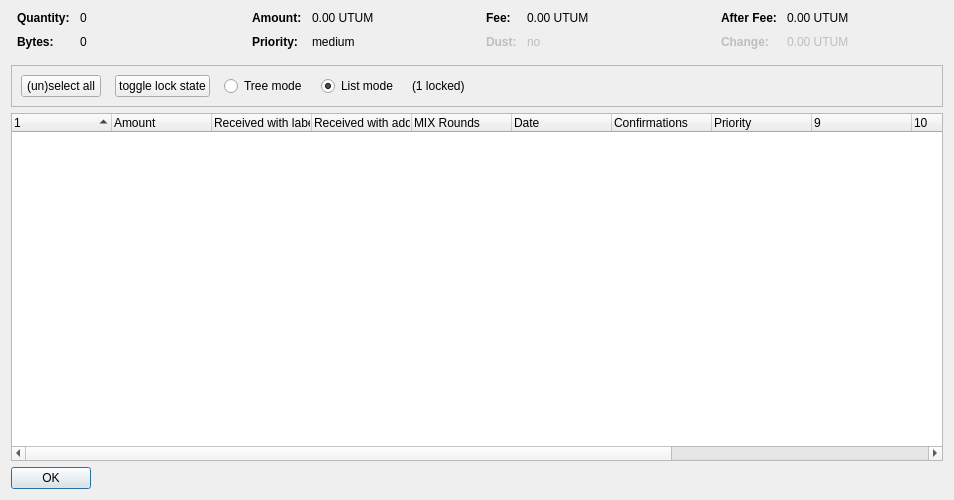
<?xml version="1.0" encoding="UTF-8"?>
<ui version="4.0">
 <class>CoinControlDialog</class>
 <widget class="QDialog" name="CoinControlDialog">
  <property name="geometry">
   <rect>
    <x>0</x>
    <y>0</y>
    <width>954</width>
    <height>500</height>
   </rect>
  </property>
  <property name="windowTitle">
   <string>Coin Selection</string>
  </property>
  <layout class="QVBoxLayout" name="verticalLayout">
   <item>
    <layout class="QHBoxLayout" name="horizontalLayoutTop" stretch="0,0,0,0">
     <property name="topMargin">
      <number>0</number>
     </property>
     <property name="bottomMargin">
      <number>10</number>
     </property>
     <item>
      <layout class="QFormLayout" name="formLayoutCoinControl1">
       <property name="horizontalSpacing">
        <number>10</number>
       </property>
       <property name="verticalSpacing">
        <number>10</number>
       </property>
       <property name="leftMargin">
        <number>6</number>
       </property>
       <property name="rightMargin">
        <number>6</number>
       </property>
       <item row="0" column="0">
        <widget class="QLabel" name="labelCoinControlQuantityText">
         <property name="font">
          <font>
           <weight>75</weight>
           <bold>true</bold>
          </font>
         </property>
         <property name="text">
          <string>Quantity:</string>
         </property>
        </widget>
       </item>
       <item row="0" column="1">
        <widget class="QLabel" name="labelCoinControlQuantity">
         <property name="cursor">
          <cursorShape>IBeamCursor</cursorShape>
         </property>
         <property name="contextMenuPolicy">
          <enum>Qt::ActionsContextMenu</enum>
         </property>
         <property name="text">
          <string notr="true">0</string>
         </property>
         <property name="textInteractionFlags">
          <set>Qt::LinksAccessibleByMouse|Qt::TextSelectableByKeyboard|Qt::TextSelectableByMouse</set>
         </property>
        </widget>
       </item>
       <item row="1" column="0">
        <widget class="QLabel" name="labelCoinControlBytesText">
         <property name="font">
          <font>
           <weight>75</weight>
           <bold>true</bold>
          </font>
         </property>
         <property name="text">
          <string>Bytes:</string>
         </property>
        </widget>
       </item>
       <item row="1" column="1">
        <widget class="QLabel" name="labelCoinControlBytes">
         <property name="cursor">
          <cursorShape>IBeamCursor</cursorShape>
         </property>
         <property name="contextMenuPolicy">
          <enum>Qt::ActionsContextMenu</enum>
         </property>
         <property name="text">
          <string notr="true">0</string>
         </property>
         <property name="textInteractionFlags">
          <set>Qt::LinksAccessibleByMouse|Qt::TextSelectableByKeyboard|Qt::TextSelectableByMouse</set>
         </property>
        </widget>
       </item>
      </layout>
     </item>
     <item>
      <layout class="QFormLayout" name="formLayoutCoinControl2">
       <property name="horizontalSpacing">
        <number>10</number>
       </property>
       <property name="verticalSpacing">
        <number>10</number>
       </property>
       <property name="leftMargin">
        <number>6</number>
       </property>
       <property name="rightMargin">
        <number>6</number>
       </property>
       <item row="0" column="0">
        <widget class="QLabel" name="labelCoinControlAmountText">
         <property name="font">
          <font>
           <weight>75</weight>
           <bold>true</bold>
          </font>
         </property>
         <property name="text">
          <string>Amount:</string>
         </property>
        </widget>
       </item>
       <item row="0" column="1">
        <widget class="QLabel" name="labelCoinControlAmount">
         <property name="cursor">
          <cursorShape>IBeamCursor</cursorShape>
         </property>
         <property name="contextMenuPolicy">
          <enum>Qt::ActionsContextMenu</enum>
         </property>
         <property name="text">
          <string notr="true">0.00 UTUM</string>
         </property>
         <property name="textInteractionFlags">
          <set>Qt::LinksAccessibleByMouse|Qt::TextSelectableByKeyboard|Qt::TextSelectableByMouse</set>
         </property>
        </widget>
       </item>
       <item row="1" column="0">
        <widget class="QLabel" name="labelCoinControlPriorityText">
         <property name="font">
          <font>
           <weight>75</weight>
           <bold>true</bold>
          </font>
         </property>
         <property name="text">
          <string>Priority:</string>
         </property>
        </widget>
       </item>
       <item row="1" column="1">
        <widget class="QLabel" name="labelCoinControlPriority">
         <property name="cursor">
          <cursorShape>IBeamCursor</cursorShape>
         </property>
         <property name="contextMenuPolicy">
          <enum>Qt::ActionsContextMenu</enum>
         </property>
         <property name="text">
          <string>medium</string>
         </property>
         <property name="textInteractionFlags">
          <set>Qt::LinksAccessibleByMouse|Qt::TextSelectableByKeyboard|Qt::TextSelectableByMouse</set>
         </property>
        </widget>
       </item>
      </layout>
     </item>
     <item>
      <layout class="QFormLayout" name="formLayoutCoinControl3">
       <property name="horizontalSpacing">
        <number>10</number>
       </property>
       <property name="verticalSpacing">
        <number>10</number>
       </property>
       <property name="leftMargin">
        <number>6</number>
       </property>
       <property name="rightMargin">
        <number>6</number>
       </property>
       <item row="0" column="0">
        <widget class="QLabel" name="labelCoinControlFeeText">
         <property name="font">
          <font>
           <weight>75</weight>
           <bold>true</bold>
          </font>
         </property>
         <property name="text">
          <string>Fee:</string>
         </property>
        </widget>
       </item>
       <item row="0" column="1">
        <widget class="QLabel" name="labelCoinControlFee">
         <property name="cursor">
          <cursorShape>IBeamCursor</cursorShape>
         </property>
         <property name="contextMenuPolicy">
          <enum>Qt::ActionsContextMenu</enum>
         </property>
         <property name="text">
          <string notr="true">0.00 UTUM</string>
         </property>
         <property name="textInteractionFlags">
          <set>Qt::LinksAccessibleByMouse|Qt::TextSelectableByKeyboard|Qt::TextSelectableByMouse</set>
         </property>
        </widget>
       </item>
       <item row="1" column="0">
        <widget class="QLabel" name="labelCoinControlLowOutputText">
         <property name="enabled">
          <bool>false</bool>
         </property>
         <property name="font">
          <font>
           <weight>75</weight>
           <bold>true</bold>
          </font>
         </property>
         <property name="text">
          <string>Dust:</string>
         </property>
        </widget>
       </item>
       <item row="1" column="1">
        <widget class="QLabel" name="labelCoinControlLowOutput">
         <property name="enabled">
          <bool>false</bool>
         </property>
         <property name="cursor">
          <cursorShape>IBeamCursor</cursorShape>
         </property>
         <property name="contextMenuPolicy">
          <enum>Qt::ActionsContextMenu</enum>
         </property>
         <property name="text">
          <string>no</string>
         </property>
         <property name="textInteractionFlags">
          <set>Qt::LinksAccessibleByMouse|Qt::TextSelectableByKeyboard|Qt::TextSelectableByMouse</set>
         </property>
        </widget>
       </item>
      </layout>
     </item>
     <item>
      <layout class="QFormLayout" name="formLayoutCoinControl4">
       <property name="horizontalSpacing">
        <number>10</number>
       </property>
       <property name="verticalSpacing">
        <number>10</number>
       </property>
       <property name="leftMargin">
        <number>6</number>
       </property>
       <property name="rightMargin">
        <number>6</number>
       </property>
       <item row="0" column="0">
        <widget class="QLabel" name="labelCoinControlAfterFeeText">
         <property name="font">
          <font>
           <weight>75</weight>
           <bold>true</bold>
          </font>
         </property>
         <property name="text">
          <string>After Fee:</string>
         </property>
        </widget>
       </item>
       <item row="0" column="1">
        <widget class="QLabel" name="labelCoinControlAfterFee">
         <property name="cursor">
          <cursorShape>IBeamCursor</cursorShape>
         </property>
         <property name="contextMenuPolicy">
          <enum>Qt::ActionsContextMenu</enum>
         </property>
         <property name="text">
          <string notr="true">0.00 UTUM</string>
         </property>
         <property name="textInteractionFlags">
          <set>Qt::LinksAccessibleByMouse|Qt::TextSelectableByKeyboard|Qt::TextSelectableByMouse</set>
         </property>
        </widget>
       </item>
       <item row="1" column="0">
        <widget class="QLabel" name="labelCoinControlChangeText">
         <property name="enabled">
          <bool>false</bool>
         </property>
         <property name="font">
          <font>
           <weight>75</weight>
           <bold>true</bold>
          </font>
         </property>
         <property name="text">
          <string>Change:</string>
         </property>
        </widget>
       </item>
       <item row="1" column="1">
        <widget class="QLabel" name="labelCoinControlChange">
         <property name="enabled">
          <bool>false</bool>
         </property>
         <property name="cursor">
          <cursorShape>IBeamCursor</cursorShape>
         </property>
         <property name="contextMenuPolicy">
          <enum>Qt::ActionsContextMenu</enum>
         </property>
         <property name="text">
          <string notr="true">0.00 UTUM</string>
         </property>
         <property name="textInteractionFlags">
          <set>Qt::LinksAccessibleByMouse|Qt::TextSelectableByKeyboard|Qt::TextSelectableByMouse</set>
         </property>
        </widget>
       </item>
      </layout>
     </item>
    </layout>
   </item>
   <item>
    <widget class="QFrame" name="frame">
     <property name="minimumSize">
      <size>
       <width>0</width>
       <height>40</height>
      </size>
     </property>
     <property name="frameShape">
      <enum>QFrame::StyledPanel</enum>
     </property>
     <property name="frameShadow">
      <enum>QFrame::Sunken</enum>
     </property>
     <layout class="QHBoxLayout" name="horizontalLayout">
      <item>
       <layout class="QHBoxLayout" name="horizontalLayoutPanel" stretch="0,0,0,0,0,0">
        <property name="spacing">
         <number>14</number>
        </property>
        <item>
         <widget class="QPushButton" name="pushButtonSelectAll">
          <property name="sizePolicy">
           <sizepolicy hsizetype="Maximum" vsizetype="Fixed">
            <horstretch>0</horstretch>
            <verstretch>0</verstretch>
           </sizepolicy>
          </property>
          <property name="text">
           <string>(un)select all</string>
          </property>
          <property name="autoDefault">
           <bool>false</bool>
          </property>
         </widget>
        </item>
        <item>
         <widget class="QPushButton" name="pushButtonToggleLock">
          <property name="sizePolicy">
           <sizepolicy hsizetype="Maximum" vsizetype="Fixed">
            <horstretch>0</horstretch>
            <verstretch>0</verstretch>
           </sizepolicy>
          </property>
          <property name="text">
           <string>toggle lock state</string>
          </property>
          <property name="autoDefault">
           <bool>false</bool>
          </property>
         </widget>
        </item>
        <item>
         <widget class="QRadioButton" name="radioTreeMode">
          <property name="sizePolicy">
           <sizepolicy hsizetype="Maximum" vsizetype="Fixed">
            <horstretch>0</horstretch>
            <verstretch>0</verstretch>
           </sizepolicy>
          </property>
          <property name="text">
           <string>Tree mode</string>
          </property>
         </widget>
        </item>
        <item>
         <widget class="QRadioButton" name="radioListMode">
          <property name="sizePolicy">
           <sizepolicy hsizetype="Maximum" vsizetype="Fixed">
            <horstretch>0</horstretch>
            <verstretch>0</verstretch>
           </sizepolicy>
          </property>
          <property name="text">
           <string>List mode</string>
          </property>
          <property name="checked">
           <bool>true</bool>
          </property>
         </widget>
        </item>
        <item>
         <widget class="QLabel" name="labelLocked">
          <property name="text">
           <string>(1 locked)</string>
          </property>
         </widget>
        </item>
        <item>
         <spacer name="horizontalSpacer">
          <property name="orientation">
           <enum>Qt::Horizontal</enum>
          </property>
          <property name="sizeHint" stdset="0">
           <size>
            <width>40</width>
            <height>20</height>
           </size>
          </property>
         </spacer>
        </item>
       </layout>
      </item>
     </layout>
    </widget>
   </item>
   <item>
    <widget class="CoinControlTreeWidget" name="treeWidget">
     <property name="contextMenuPolicy">
      <enum>Qt::CustomContextMenu</enum>
     </property>
     <property name="sortingEnabled">
      <bool>false</bool>
     </property>
     <property name="columnCount">
      <number>13</number>
     </property>
     <attribute name="headerShowSortIndicator" stdset="0">
      <bool>true</bool>
     </attribute>
     <attribute name="headerStretchLastSection">
      <bool>false</bool>
     </attribute>
     <column>
      <property name="text">
       <string/>
      </property>
     </column>
     <column>
      <property name="text">
       <string>Amount</string>
      </property>
     </column>
     <column>
      <property name="text">
       <string>Received with label</string>
      </property>
     </column>
     <column>
      <property name="text">
       <string>Received with address</string>
      </property>
     </column>
     <column>
      <property name="text">
       <string>MIX Rounds</string>
      </property>
     </column>
     <column>
      <property name="text">
       <string>Date</string>
      </property>
     </column>
     <column>
      <property name="text">
       <string>Confirmations</string>
      </property>
      <property name="toolTip">
       <string>Confirmed</string>
      </property>
     </column>
     <column>
      <property name="text">
       <string>Priority</string>
      </property>
     </column>
     <column>
      <property name="text">
       <string/>
      </property>
     </column>
     <column>
      <property name="text">
       <string/>
      </property>
     </column>
     <column>
      <property name="text">
       <string/>
      </property>
     </column>
     <column>
      <property name="text">
       <string/>
      </property>
     </column>
     <column>
      <property name="text">
       <string/>
      </property>
     </column>
    </widget>
   </item>
   <item>
    <widget class="QDialogButtonBox" name="buttonBox">
     <property name="sizePolicy">
      <sizepolicy hsizetype="Maximum" vsizetype="Fixed">
       <horstretch>0</horstretch>
       <verstretch>0</verstretch>
      </sizepolicy>
     </property>
     <property name="orientation">
      <enum>Qt::Horizontal</enum>
     </property>
     <property name="standardButtons">
      <set>QDialogButtonBox::Ok</set>
     </property>
    </widget>
   </item>
  </layout>
 </widget>
 <customwidgets>
  <customwidget>
   <class>CoinControlTreeWidget</class>
   <extends>QTreeWidget</extends>
   <header>coincontroltreewidget.h</header>
  </customwidget>
 </customwidgets>
 <resources/>
 <connections/>
</ui>
